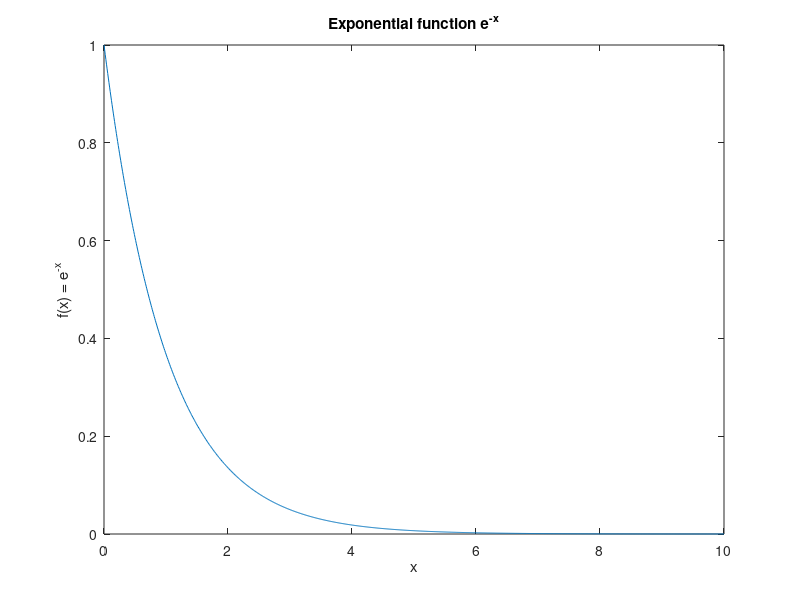

MATLAB code for this plot: (Note: this script raises an error after producing the figure.)
clc, clearvars

%Below generates a list from 1 to 10
x = 1:10;
%disp(x);

%Below generates a list from 1 to 10 in increments of 10
x = 1:2:10;
%disp(x);

%The process above is called vectorization. It creates a vector of values.
%Print out the statements above to see what vectors they create

%==========================

%Plotting in MATLAB

%% Example 1 
%Plotting a single function
x = 0:0.01:2*pi;
plot(x,sin(x));

%% Example 2
%Plotting multiple functions
plot(x,sin(x), x, cos(x));

%% Example 3
%Adding a legend, title, and labels into a plot
plot(x,sin(x), x, cos(x));
legend('sin(x)', 'cos(x)');
title('Sine and Cosine');
xlabel('x-value');
ylabel('y-value');


%Notice how even though there are 3 blocks of code plotting, only one
%window pops up. This is because each new plot overrides the previous one.
%Comment out the plots that aren't relevant to see the one you want to see.

%% Example 4
%Graphing with two variables, notice the parentheses for the title {-x},
%and how I am able to add a label onto the curve, it makes a cursor that
%allows you to stick the label on the graph when you open the plot
x = 0:0.01:10;
y = exp(-x);
plot(x,y);
title('Exponential function e^{-x}');
xlabel('x');
ylabel('f(x) = e^{-x}');
gtext('y=e^{-x}');


%% Example 5 
%Using linspace() instead of x = 0:10. The third parameter tells you how
%many points you want between the interval
x = linspace(1,10,500);
y = sin(x);
plot(x,y);

%% Example 6
%Using linspace for a parametric equation to draw a unit circle
t = linspace(0, 2*pi, 500);
x = cos(t);
y = sin(t);
plot(x,y);
title('Unit circle');
xlabel('x = cos(t)');
ylabel('y = sin(t)');


